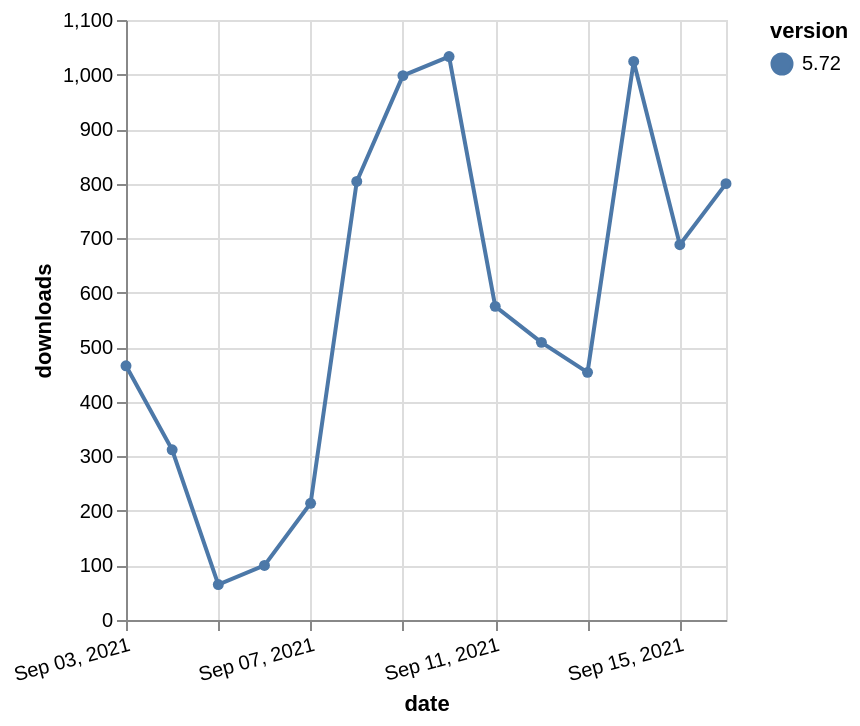

Here is the Vega-Lite specification saved for this chart:
### Vega-Lite specification from a JSON file in a GitHub repository (floating-point values rounded to 4 significant figures)
{"$schema": "https://vega.github.io/schema/vega-lite/v5.json", "description": "A simple bar chart with embedded data.", "data": {"values": [{"date": "2021-09-03", "total": 272762, "delta": 466, "version": "5.72"}, {"date": "2021-09-04", "total": 273074, "delta": 312, "version": "5.72"}, {"date": "2021-09-05", "total": 273139, "delta": 65, "version": "5.72"}, {"date": "2021-09-06", "total": 273239, "delta": 100, "version": "5.72"}, {"date": "2021-09-07", "total": 273453, "delta": 214, "version": "5.72"}, {"date": "2021-09-08", "total": 274257, "delta": 804, "version": "5.72"}, {"date": "2021-09-09", "total": 275255, "delta": 998, "version": "5.72"}, {"date": "2021-09-10", "total": 276288, "delta": 1033, "version": "5.72"}, {"date": "2021-09-11", "total": 276863, "delta": 575, "version": "5.72"}, {"date": "2021-09-12", "total": 277372, "delta": 509, "version": "5.72"}, {"date": "2021-09-13", "total": 277826, "delta": 454, "version": "5.72"}, {"date": "2021-09-14", "total": 278850, "delta": 1024, "version": "5.72"}, {"date": "2021-09-15", "total": 279538, "delta": 688, "version": "5.72"}, {"date": "2021-09-16", "total": 280338, "delta": 800, "version": "5.72"}]}, "width": "container", "mark": {"type": "line", "point": {"filled": true}}, "encoding": {"x": {"field": "date", "type": "temporal", "timeUnit": "yearmonthdate", "title": "date", "axis": {"labelAngle": -15}}, "y": {"field": "delta", "type": "quantitative", "title": "downloads"}, "color": {"field": "version", "type": "nominal"}, "tooltip": {"field": "delta"}}}
